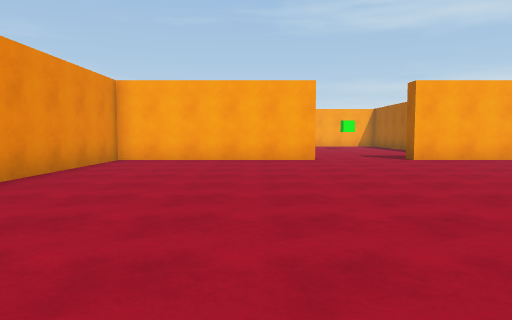
view 1 (above)

16 first-person views from a walk through a scene from a Unity 3-D project. The camera is 1.3 m above the floor, tilts 4° down and sees 70° across. The floor is counted in squares, 2 m on a side. Each view is taken from the middle of a square. On the plan, view 1 faces up. The plan holds only what a view shows up to about 11 squares ahead; the rest is blank. The player is left out.

view 2
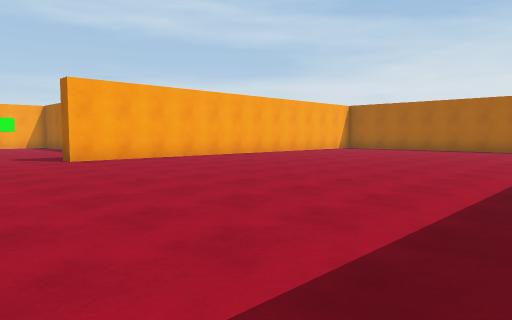

view 3
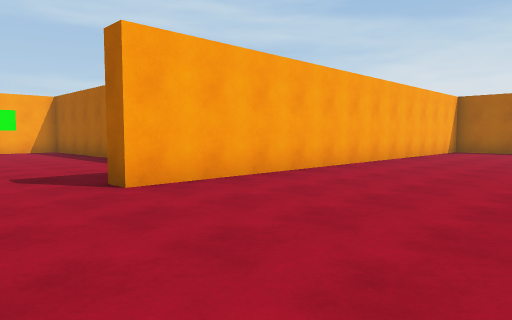

view 4
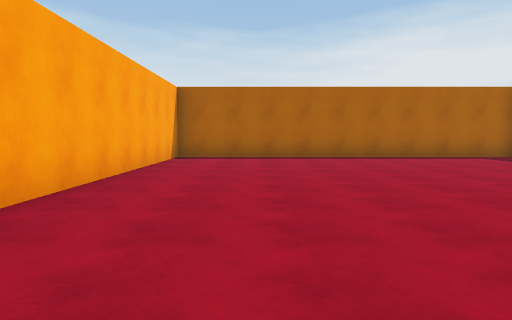

view 5
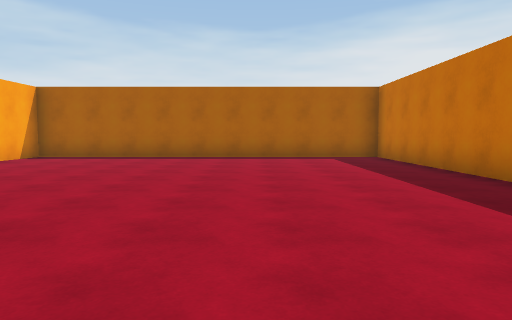

view 6
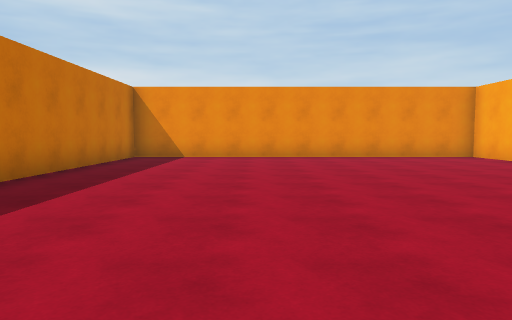

view 7
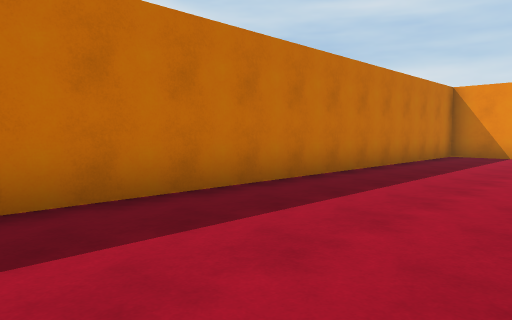

view 8
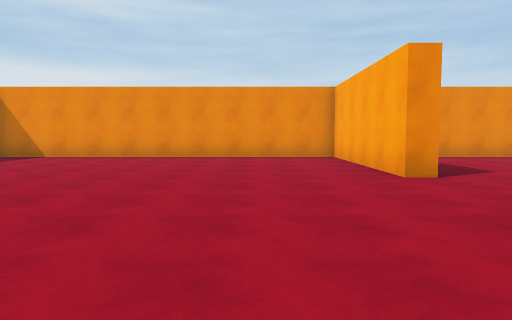

view 9
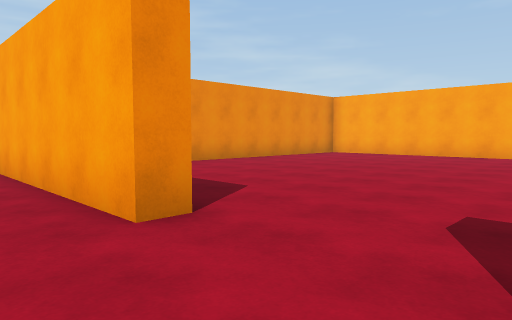

view 10
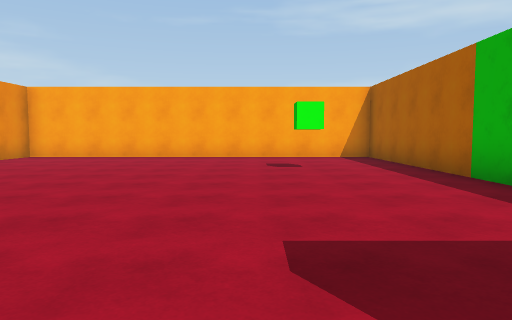

view 11
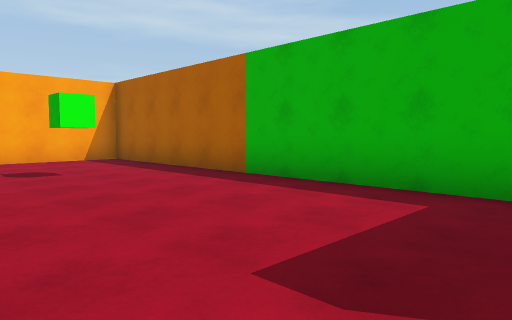

view 12
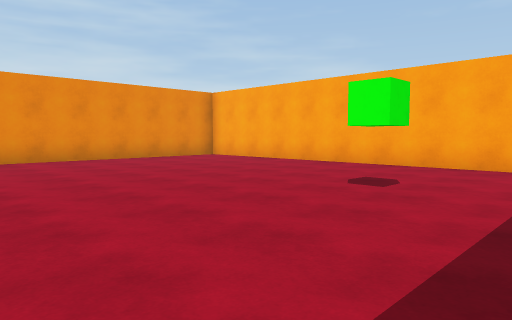

view 13
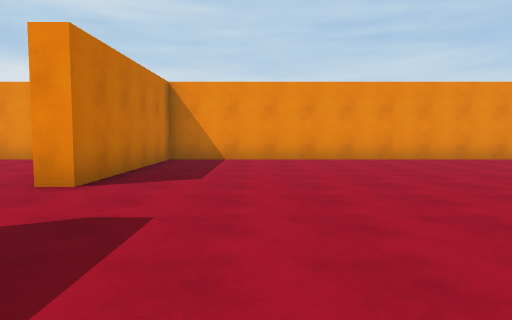

view 14
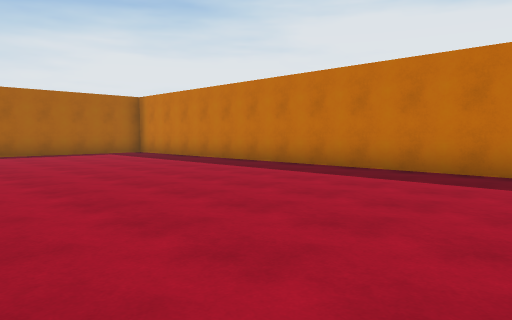

view 15
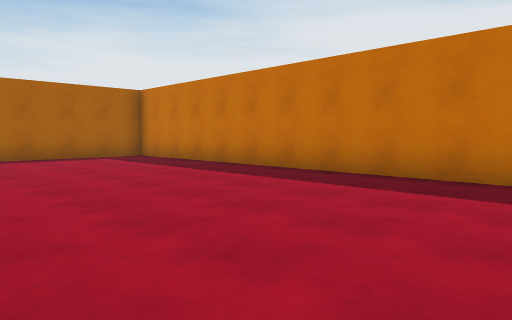

view 16
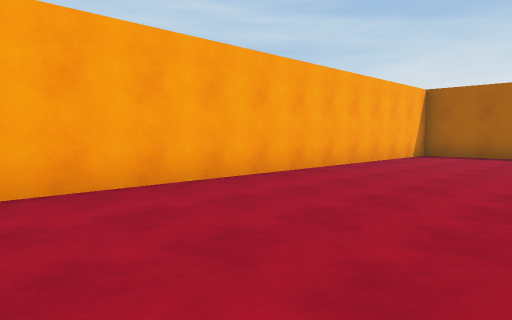

### Floor plan
Points are (right, up) in squares from view 1. A wall is a line through its corners. A room is listed if a view was taken in it or the views show most of it. See-through windows are left out.
Room 1 (views 1, 2, 3, 4, 5, 6, 7, 8, 9, 10, 14, 15, 16)
walls: (1.5, 9.2) (-3.5, 9.2) (-3.5, -0.5) (16.5, -0.5) (16.5, 9.2) (4, 9.2)
ways out: opening at (2.5, 10) to room 2
Room 2 (views 11, 12, 13)
walls: (4, 9.2) (4, 9.8); (6.3, 10.6) (6.3, 19.5) (-3.5, 19.5) (-3.5, 9.8) (1.5, 9.8) (1.5, 9.2)
ways out: opening at (2.5, 10) to room 1

Where each view was taken, in squares from view 1:
view 1: 0 up, 0 right, facing up
view 2: 0 up, 1 right, facing up-right
view 3: 5 up, 2 right, facing up-right
view 4: 7 up, 6 right, facing right
view 5: 3 up, 6 right, facing right
view 6: 3 up, 7 right, facing left
view 7: 3 up, 8 right, facing down-left
view 8: 7 up, 7 right, facing left
view 9: 8 up, 4 right, facing up-left
view 10: 9 up, 3 right, facing up
view 11: 10 up, 2 right, facing up-right
view 12: 12 up, 6 right, facing up-left
view 13: 12 up, 6 right, facing left
view 14: 6 up, 4 right, facing down-right
view 15: 5 up, 6 right, facing down-right
view 16: 5 up, 5 right, facing up-right
